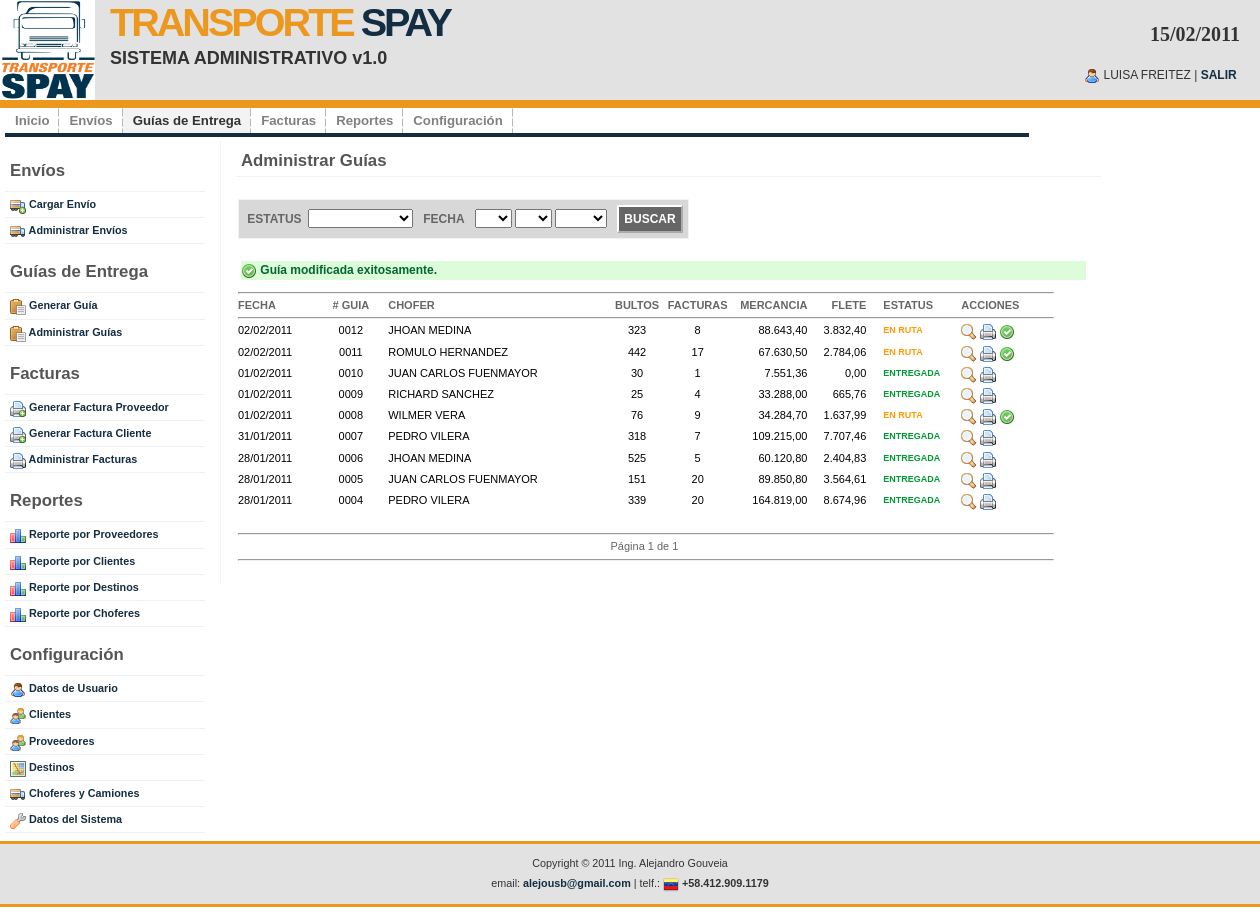
/adm_guias.php?action=MarcarEntregada&id=12 (signed in), run on the app's committed database.
### tables this page shows
CREATE TABLE IF NOT EXISTS `ts_guia` (
  `id` int(10) NOT NULL AUTO_INCREMENT,
  `id_chofer` int(10) NOT NULL,
  `numero_guia` int(10) DEFAULT NULL,
  `total_bultos` int(10) NOT NULL,
  `total_facturas` int(10) NOT NULL,
  `total_mercancia` float NOT NULL,
  `total_flete` float NOT NULL,
  `ind_guia` int(1) NOT NULL,
  `ind_activo` int(1) NOT NULL,
  `fecha_creacion` date NOT NULL,
  `fecha_modificacion` date DEFAULT NULL,
  `id_usuario` int(10) DEFAULT NULL,
  PRIMARY KEY (`id`)
);

CREATE TABLE IF NOT EXISTS `ts_chofer` (
  `id` int(10) NOT NULL AUTO_INCREMENT,
  `nombre` varchar(200) NOT NULL,
  `cedula` varchar(200) NOT NULL,
  `telefono` varchar(200) NOT NULL,
  `placa` varchar(200) NOT NULL,
  `direccion` text,
  `ind_activo` int(1) NOT NULL,
  `fecha_creacion` date NOT NULL,
  `fecha_modificacion` date DEFAULT NULL,
  `id_usuario` int(10) DEFAULT NULL,
  PRIMARY KEY (`id`)
);

CREATE TABLE IF NOT EXISTS `ts_config` (
  `id` int(10) NOT NULL AUTO_INCREMENT,
  `parametro` varchar(200) NOT NULL,
  `codigo` int(10) NOT NULL,
  `valor` varchar(200) NOT NULL,
  `ind_activo` int(1) NOT NULL,
  `fecha_creacion` date NOT NULL,
  `fecha_modificacion` date DEFAULT NULL,
  `id_usuario` int(10) DEFAULT NULL,
  PRIMARY KEY (`id`)
);

### adm_guias.php (the view, shortened to what this page needs)
<?php include("inc_conectarse.php"); ?>
<?php include("inc_functions.php"); ?>
<!DOCTYPE html PUBLIC "-//W3C//DTD XHTML 1.0 Strict//EN" "http://www.w3.org/TR/xhtml1/DTD/xhtml1-strict.dtd">
<html xmlns="http://www.w3.org/1999/xhtml" xml:lang="en" lang="en">
<?php include("inc_metadata.php"); ?>
<body>
<?php include("inc_header.php"); ?>
<div id="wrap">
	<?php include("inc_menu.php"); ?>
	<div id="content-wrap">
			<?php include("inc_sidebar.php"); ?>
	  		<div id="main">
				<h1>Administrar Gu&iacute;as</h1>
                    <table>
            			<tr>
                    		<td colspan="6">
                    		<form name="frmEnvio" action="adm_guias.php" method="post"
                    		 enctype="multipart/form-data" onSubmit="return validate_busqueda_envio_form(this);">
                    		  	<?php if($_POST["action"]=="Buscar") { ?>
                    		 	<input type="button" class="button" value="LIMPIAR BUSQUEDA"
                    		 	 onclick="javascript:document.location.href = 'adm_guias.php';" />
                    		 	<?php } else { ?>
                    		 	&nbsp;<strong>ESTATUS</strong>&nbsp;
                    		 	<select name="cmbEstatusGuia">
                    		 		<option value=""></option>
                    		 		<option value=0>TEMPORAL</option>
                    		 	</select>
								<strong>FECHA</strong>
								<select name="cmbDiaI">
									<option value=""></option>
								<?php
									$i=1;
									while ($i <= 31) {
								?>
									<option value="<?php echo $i; ?>">
									</option>
								<?php
										$i++;
									}
								?>
								</select>
								<select name="cmbMesI">
									<option value=""></option>
								<?php
									$i=1;
									while ($i <= 12) {
								?>
									<option value="<?php echo $i; ?>">
									</option>
								<?php
										$i++;
									}
								?>
								</select>
								<select name="cmbAnoI">
									<option value=""></option>
								<?php
									$i = date("Y");
									while ($i >= date("Y")-10) {
								?>
									<option value="<?php echo $i; ?>">
									</option>
								<?php
										$i--;
									}
								?>
								</select>
                    		 	<input type="submit" class="button" value="BUSCAR" />
                    		 	<?php } ?>
                    		</form>
                    		</td>
                		</tr>
                	</table>
					<?php include("inc_mensajes_crud.php"); ?>
					<table style="padding-left:10px; font-size:11px" width="830px">
            			<tr>
                    		<td colspan="11"><hr></td>
                		</tr>
                		<tr>
                			<td width="80"><strong>FECHA</strong></td>
                			<td width="80" align="center"><strong># GUIA</strong></td>
                			<td width="250"><strong>CHOFER</strong></td>
                			<td width="60" align="center"><strong>BULTOS</strong></td>
                			<td width="60" align="center"><strong>FACTURAS</strong></td>
                			<td width="80" align="right"><strong>MERCANCIA</strong></td>
                			<td width="60" align="right"><strong>FLETE</strong></td>
                    		<td width="80" style="padding-left:15px"><strong>ESTATUS</strong></td>
                            <td width="100"><strong>ACCIONES</strong></td>
                		</tr>
            			<tr>
                    		<td class="text" colspan="11"><hr></td>
                		</tr>
                		<?php
						$rowsPerPage = getRowsPerPage($link);
						$page = getPage();
						$offset = ($page - 1) * $rowsPerPage;
						$query = "SELECT g.*, u.login, c.nombre as chofer
						            FROM ts_guia g, ts_usuario u,
						                 ts_chofer c
						           WHERE g.id_usuario = u.id
						             AND g.ind_activo < 2
						             AND g.id_chofer = c.id ";
						$query .= " ORDER BY g.fecha_creacion DESC, id DESC ";
						$result = obtenerResultset($link,$query);
						$lastPage = ceil(numeroRegistros($result)/$rowsPerPage);
						$query .= "LIMIT $offset, $rowsPerPage";
						$result = obtenerResultset($link,$query);
						while ($row = obtenerRegistro($result)) {
							$inactiva = false;
 						?>
          				<tr style="color: #000">
                			<td <?php if($inactiva) {?> style="color:#999;" <?php } ?>>
								<?php echo mostrarFecha($row->fecha_creacion); ?>
                    		</td>
                			<td <?php if($inactiva) {?> style="color:#999;" <?php } ?> align="center">
								<?php echo str_pad($row->numero_guia, 4, "0", STR_PAD_LEFT); ?>
                    		</td>
                			<td <?php if($inactiva) {?> style="color:#999;" <?php } ?>>
								<?php echo $row->chofer; ?>
                    		</td>
                			<td <?php if($inactiva) {?> style="color:#999;" <?php } ?>  align="center">
								<?php echo $row->total_bultos; ?>
                    		</td>
                			<td <?php if($inactiva) {?> style="color:#999;" <?php } ?>  align="center">
								<?php echo $row->total_facturas; ?>
                    		</td>
                			<td <?php if($inactiva) {?> style="color:#999;" <?php } ?>  align="right">
								<?php echo number_format($row->total_mercancia,2,",",".");  ?>
                    		</td>
                			<td <?php if($inactiva) {?> style="color:#999;" <?php } ?>  align="right">
								<?php echo number_format($row->total_flete,2,",","."); ?>
                    		</td>
                    		<td style="color:<?php echo colorIndGuia($row->ind_guia); ?>; font-size:9px; padding-left:15px">
								<strong><?php echo indGuiaStr($row->ind_guia); ?></strong>
                    		</td>
                            <td align="left">
                                <a href="adm_consultar_guia.php?id=<?php echo $row->id; ?>" title="Consultar">
                                	<img src="images/icons/zoom.png" align="texttop" border="0" />
                           		</a>
                                <a href="adm_guia_de_entrega.php?id=<?php echo $row->id; ?>" title="Imprimir Gu&iacute;a">
                                	<img src="images/icons/printer.png" align="texttop" border="0" />
                           		</a>
                           		<?php if($row->ind_guia==1) { ?>
                                <a href="adm_guias.php?action=MarcarEntregada&id=<?php echo $row->id; ?>" title="Marcar como Entregada">
                                	<img src="images/icons/accept.png" align="texttop" border="0"
                                     onclick="javascript:return confirm('Esta seguro que desea marcar esta Guia como Entregada?');"/>
                           		</a>
                           		<?php } ?>
                            </td>
            			</tr>
						<?php } ?>
                        <tr>
                        	<td colspan="6">&nbsp;</td>
                        </tr>
            			<tr>
                    		<td class="text" colspan="11"><hr></td>
                		</tr>
                        <tr>
                        	<td colspan="11" align="center">
                            <?php printPaginationNavigation($page,$lastPage); ?>
                            </td>
                        </tr>
            			<tr>
                    		<td class="text" colspan="11"><hr></td>
                		</tr>
                        <tr>
                        	<td colspan="6">&nbsp;</td>
                        </tr>
          			</table>
	  		</div>
	</div>
</div>
<?php include("inc_footer.php"); ?>
</body>
</html>

### inc_functions.php (shortened to what this page needs)
<?php
	function getPage() {
		if(isset($_GET["page"])) {
			return $_GET["page"];
		}
		else {
			return 1;
		}
	}
	function getRowsPerPage($link) {
		$query = "SELECT valor FROM ts_config WHERE parametro='ROWS_PER_PAGE'";
		$result = mysql_query($query,$link);
		while ($row = mysql_fetch_object($result)) {
			return $row->valor;
		}
		return 0;
	}
	function printPaginationNavigation($page,$lastPage) {
		if($lastPage==0) {
			echo "P&aacute;gina ".$lastPage." de ".$lastPage."&nbsp;";
		}
		else {
			echo "P&aacute;gina ".$page." de ".$lastPage."&nbsp;";
		}
	}
	function obtenerResultset($link, $query) {
		return mysql_query($query,$link);
	}
	function obtenerRegistro($result) {
		return mysql_fetch_object($result);
	}
	function mostrarFecha($fecha) {
		return date("d/m/Y", strtotime($fecha));
	}
	function indGuiaStr($ind_guia) {
		switch ($ind_guia) {
			case 1: return "EN RUTA";
			break;
			case 2: return "ENTREGADA";
			break;
		}
	}
	function colorIndGuia($codigo) {
		switch ($codigo) {
			case 1: return "#F90";
			break;
			case 2: return "#093";
			break;
		}
	}
?>

### images/main.css (style rules this page uses)
* { margin: 0; padding: 0; outline: 0; }
body { margin: 0; padding: 0; font: 12px/160% 'Lucida Grande', 'Lucida Sans Unicode', Geneva, Verdana, Sans-Serif; color: #666666; text-align: center; }
a:link, a:visited { background: inherit; color: #132E42; text-decoration: none; }
h1, h2, h3 { font: bold 1em 'Lucida Grande', 'Lucida Sans Unicode', Geneva, Verdana, Sans-Serif; color: #555; }
h1 { font-size: 1.4em; }
#main h1, #rightbar h1 { padding: 0px 0 5px 5px; margin: 0 0 10px 10px; border-bottom: 1px solid #f2f2f2; }
p, h1, h2, h3 { margin: 10px 15px; }
form { margin:10px; padding: 5px; border: 1px solid #f2f2f2; background-color: #D8D8D8; }
input { padding: 4px 5px; border:1px solid #eee; font-size: 14px; color:#000; }
input.button { margin: 0; font: bold 1em Arial, Sans-serif; border: 2px #FFF outset; background: #666; padding: 5px; color: #FFF; }
#wrap { margin: 0 auto; width: 1250px; text-align: left; background: #FFF; }
#content-wrap { clear:both; margin: 0; padding:0; width: 1250px; }
#main { float: left; margin-left: 15px; padding: 10px 0 0 5px; width: 70%; border-left: 1px solid #f2f2f2; }

### data on the page
ts_guia: fecha_creacion "02/02/2011", numero_guia "0012", ts_chofer.nombre "JHOAN MEDINA", total_bultos "323", total_facturas "8", total_mercancia "88.643,40", total_flete "3.832,40", ind_guia "EN RUTA"
ts_guia: fecha_creacion "02/02/2011", numero_guia "0011", ts_chofer.nombre "ROMULO HERNANDEZ", total_bultos "442", total_facturas "17", total_mercancia "67.630,50", total_flete "2.784,06", ind_guia "EN RUTA"
ts_guia: fecha_creacion "01/02/2011", numero_guia "0010", ts_chofer.nombre "JUAN CARLOS FUENMAYOR", total_bultos "30", total_facturas "1", total_mercancia "7.551,36", total_flete "0,00", ind_guia "ENTREGADA"
ts_guia: fecha_creacion "01/02/2011", numero_guia "0009", ts_chofer.nombre "RICHARD SANCHEZ", total_bultos "25", total_facturas "4", total_mercancia "33.288,00", total_flete "665,76", ind_guia "ENTREGADA"
ts_guia: fecha_creacion "01/02/2011", numero_guia "0008", ts_chofer.nombre "WILMER VERA", total_bultos "76", total_facturas "9", total_mercancia "34.284,70", total_flete "1.637,99", ind_guia "EN RUTA"
ts_guia: fecha_creacion "31/01/2011", numero_guia "0007", ts_chofer.nombre "PEDRO VILERA", total_bultos "318", total_facturas "7", total_mercancia "109.215,00", total_flete "7.707,46", ind_guia "ENTREGADA"
ts_guia: fecha_creacion "28/01/2011", numero_guia "0006", ts_chofer.nombre "JHOAN MEDINA", total_bultos "525", total_facturas "5", total_mercancia "60.120,80", total_flete "2.404,83", ind_guia "ENTREGADA"
ts_guia: fecha_creacion "28/01/2011", numero_guia "0005", ts_chofer.nombre "JUAN CARLOS FUENMAYOR", total_bultos "151", total_facturas "20", total_mercancia "89.850,80", total_flete "3.564,61", ind_guia "ENTREGADA"
ts_guia: fecha_creacion "28/01/2011", numero_guia "0004", ts_chofer.nombre "PEDRO VILERA", total_bultos "339", total_facturas "20", total_mercancia "164.819,00", total_flete "8.674,96", ind_guia "ENTREGADA"
ts_config: valor "1"

### other printed values
$_SESSION["nombre"] "LUISA FREITEZ"
$page "1"
